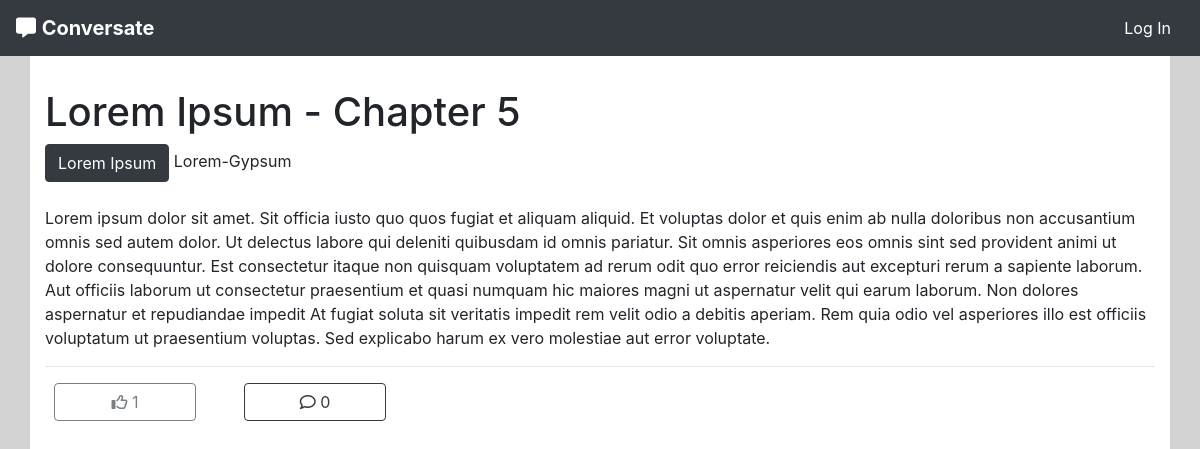
Before: /lorem-ipsum-DgLmOIYR-lorem-ipsum-chapter-5/ with the older database file.
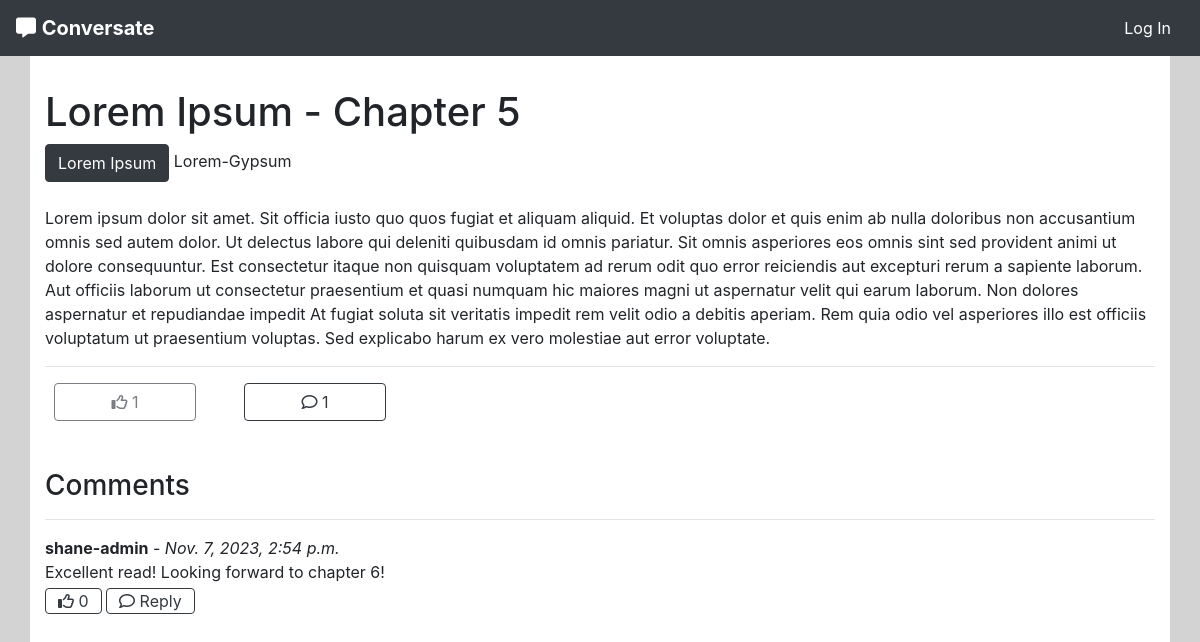
After: the same page with the newer database file.
### forum/models.py (models this page shows, shortened)
class Post(models.Model):
    title = models.CharField(max_length=200)
    slug = models.SlugField(max_length=200, unique=True)
    tag = models.ForeignKey(Tag, on_delete=models.CASCADE, related_name='tagged_posts')
    posted_by = models.ForeignKey(User, on_delete=models.CASCADE, related_name='added_posts')
    posted_on = models.DateTimeField(auto_now_add=True)
    content = models.TextField()
    edited = models.BooleanField(default=False)
    likes = models.ManyToManyField(User, related_name='post_likes', blank=True)
    approved = models.BooleanField(default=False)
    class Meta:
        ordering = ['-posted_on']
    def number_of_likes(self):
        return self.likes.count()
    def number_of_comments(self):
        return self.comments.count()

class Tag(models.Model):
    name = models.CharField(max_length=30, unique=True)
    def __str__(self):
        return self.name

class Comment(models.Model):
    post = models.ForeignKey(Post, on_delete=models.CASCADE, related_name='comments')
    content = models.TextField()
    posted_by = models.ForeignKey(User, on_delete=models.CASCADE, related_name='added_comments')
    posted_on = models.DateTimeField(auto_now_add=True)
    reply_to = models.ForeignKey('self', on_delete=models.CASCADE, related_name='replies', blank=True, null=True)
    edited = models.BooleanField(default=False)
    likes = models.ManyToManyField(User, related_name="comment_likes", blank=True)
    approved = models.BooleanField(default=False)
    class Meta:
        ordering = ['-posted_on']
    def number_of_likes(self):
        return self.likes.count()

### forum/views.py (the view)
# urls.py: path('<slug:slug>/', views.ViewPost.as_view(), name='view_post'),
class ViewPost(View):
    def get(self, request, slug, *args, **kwargs):
        post = get_object_or_404(Post, slug=slug)
        comments = post.comments.order_by('-posted_on')
        liked = post.likes.filter(id=request.user.id).exists()
        context = {
            'post': post,
            'comments': comments,
            'liked': liked
        }
        return render(
            request,
            'view_full_post.html',
            context
        )

### templates/view_full_post.html (shortened to what this page needs)
{% extends "base.html" %}
{% block content %}
    <h1>{{ post.title }}</h1>
    <a class="btn btn-large btn-dark" href="#">{{ post.tag }}</a>
    <span>{{ post.posted_by }}</span>
    <br><br>
    <p>{{ post.content }}</p>
    <hr>
    <div class="row">
        <div class="col-3 col-md-2 px-1 px-md-2 px-lg-4">
            {% if user.is_authenticated %}
                <form class="d-inline" method="POST" action="{% url 'like_post' post.slug %}">
                    {% csrf_token %}
                    {% if liked %}
                    <button type="submit" class="btn btn-dark btn-block" aria-label="Unlike this post">
                        <i class="fa-solid fa-thumbs-up"></i>
                    {% else %}
                    <button type="submit" class="btn btn-outline-dark btn-block" aria-label="Like this post">
                        <i class="fa-regular fa-thumbs-up"></i>
                    {% endif %}
                        {{ post.number_of_likes }}
                    </button>
                </form>
            {% else %}
                <span class="btn btn-outline-dark btn-block disabled" aria-disabled="true">
                    <i class="fa-regular fa-thumbs-up"></i>
                    {{ post.number_of_likes }}
                </span>
            {% endif %}
        </div>
        <div class="col-3 col-md-2 px-1 px-md-2 px-lg-4">
            {% if user.is_authenticated %}
                <a class="btn btn-outline-dark btn-block" href="#post-comment" aria-label="Post a comment">
            {% else %}
                <a class="btn btn-outline-dark btn-block" href="#comments" aria-label="View the post's comments">
            {% endif %}
                <i class="fa-regular fa-comment"></i>
                {{ post.number_of_comments }}
            </a>
        </div>
    </div>
    <br>
    <br>
    <div id="comments">
        {% if comments %}
            <h3>Comments</h3>
            <hr>
            {% for comment in comments %}
                <strong>{{ comment.posted_by }}</strong> -
                <em>{{ comment.posted_on }}</em>
                <p class="mb-1">{{ comment.content }}</p>
                <div>
                    <form method="POST" class="d-inline" action="{% url 'like_comment' comment.id %}">
                        {% if user in comment.likes.all %}
                        <button type="submit" class="btn btn-small btn-dark py-0">
                            <i class="fa-solid fa-thumbs-up"></i>
                        {% else %}
                        <button type="submit" class="btn btn-small btn-outline-dark py-0">
                            <i class="fa-regular fa-thumbs-up"></i>
                        {% endif %}
                            {{ comment.number_of_likes }}
                        </button>
                    </form>
                    <button class="btn btn-small btn-outline-dark py-0" type="button" data-toggle="collapse"
                        data-target="#reply-to-{{ comment.id }}" aria-expanded="false" aria-controls="reply-to-{{ comment.id }}">
                        <i class="fa-regular fa-comment"></i>
                        Reply
                    </button>
                </div>
            {% endfor %}
        {% endif %}
    </div>
{% endblock %}

Changed rows visible on the page:
computed for Post "Lorem Ipsum - Chapter 5": number_of_comments "0" → "1"
added Comment: posted_by "shane-admin", posted_on "Nov. 7, 2023, 2:54 p.m.", content "Excellent read! Looking forward to chapter 6!", number_of_likes "0"
Other visible differences:
text now shown: "Comments"
